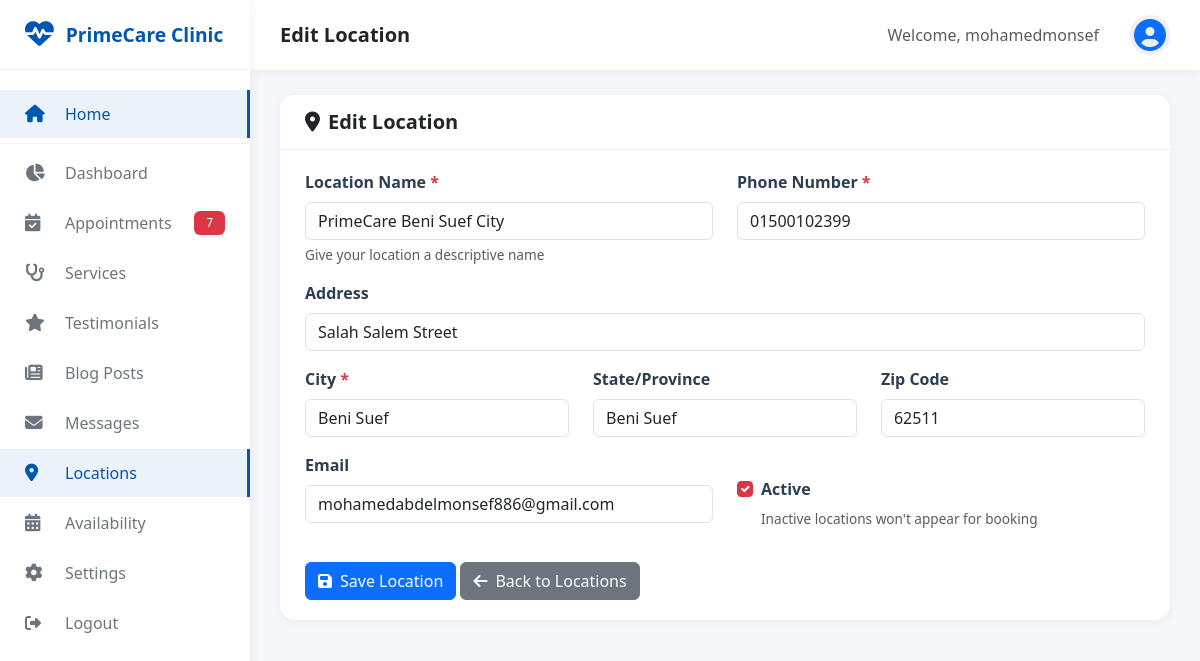
Screenshot of /dashboard/locations/1/edit/ (signed in) with the database file from the repository.
### core/models.py (models this page shows, shortened)
class SiteSettings(models.Model):
    site_name = models.CharField(max_length=100, default='Medical Clinic')
    site_logo = models.ImageField(upload_to='site/', blank=True, null=True)
    site_favicon = models.ImageField(upload_to='site/', blank=True, null=True)
    doctor_name = models.CharField(max_length=100)
    doctor_title = models.CharField(max_length=200)
    doctor_image = models.ImageField(upload_to='doctor/')
    doctor_biography = models.TextField()
    doctor_qualifications = models.TextField(help_text='Comma separated qualifications')
    doctor_experience = models.TextField()
    doctor_certifications = models.TextField(blank=True)
    doctor_achievements = models.TextField(blank=True)
    doctor_email = models.EmailField()
    doctor_phone = models.CharField(max_length=20)
    clinic_name = models.CharField(max_length=100)
    clinic_address = models.TextField()
    clinic_phone = models.CharField(max_length=20)
    clinic_email = models.EmailField()
    working_hours = models.TextField()
    google_maps_embed = models.TextField(blank=True, help_text='Google Maps embed URL')
    facebook_url = models.URLField(blank=True)
    twitter_url = models.URLField(blank=True)
    instagram_url = models.URLField(blank=True)
    linkedin_url = models.URLField(blank=True)
    youtube_url = models.URLField(blank=True)
    years_experience = models.IntegerField(default=0)
    happy_patients = models.IntegerField(default=0)
    operations_completed = models.IntegerField(default=0)
    awards_won = models.IntegerField(default=0)
    created_at = models.DateTimeField(auto_now_add=True)
    updated_at = models.DateTimeField(auto_now=True)
    class Meta:
        verbose_name = 'Site Setting'
        verbose_name_plural = 'Site Settings'

### appointments/models.py (models this page shows, shortened)
class ClinicLocation(models.Model):
    name = models.CharField(max_length=200, help_text="e.g., Main Branch, Downtown Clinic")
    address = models.TextField()
    city = models.CharField(max_length=100)
    state = models.CharField(max_length=100, blank=True)
    zip_code = models.CharField(max_length=20, blank=True)
    phone = models.CharField(max_length=20)
    email = models.EmailField(blank=True)
    latitude = models.DecimalField(max_digits=10, decimal_places=7, null=True, blank=True)
    longitude = models.DecimalField(max_digits=10, decimal_places=7, null=True, blank=True)
    is_active = models.BooleanField(default=True)
    created_at = models.DateTimeField(auto_now_add=True)
    updated_at = models.DateTimeField(auto_now=True)
    class Meta:
        ordering = ['city', 'name']

### dashboard/views.py (the view, shortened to what this page needs)
# urls.py: path('locations/<int:pk>/edit/', views.location_edit, name='location_edit'),
@login_required
def location_edit(request, pk):
    location = get_object_or_404(ClinicLocation, pk=pk)
    context = {
        'location': location,
        'title': 'Edit Location',
    }
    return render(request, 'dashboard/locations/form.html', context)

### core/context_processors.py (called while the page is built)
def site_settings(request):
    try:
        settings = SiteSettings.objects.first()
    except:
        settings = None
    services = Service.objects.filter(is_active=True)[:6] if settings else []
    latest_posts = BlogPost.objects.filter(is_published=True)[:3] if settings else []
    pending_count = 0
    try:
        pending_count = Appointment.objects.filter(status='pending').count()
    except:
        pass
    return {
        'site_settings': settings,
        'services_global': services,
        'latest_posts_global': latest_posts,
        'pending_appointments_count': pending_count,
        'current_language': get_language(),  # Add current language
    }

### dashboard/templates/dashboard/locations/form.html (shortened to what this page needs)
{% extends 'dashboard/base_dashboard.html' %}
{% load static %}
{% block page_title %}{{ title }}{% endblock %}
{% block content %}
<div class="card">
    <div class="card-header">
        <h5><i class="fas fa-map-marker-alt me-2"></i>{{ title }}</h5>
    </div>
    <div class="card-body">
        <form method="POST">
            <div class="row">
                <div class="col-md-6">
                    <div class="form-group mb-3">
                        <label for="name" class="form-label">Location Name <span class="text-danger">*</span></label>
                        <input type="text" name="name" id="name" class="form-control"
                               placeholder="e.g., Main Branch, Downtown Clinic"
                               value="{{ location.name|default:'' }}" required>
                        <div class="help-text text-muted small">Give your location a descriptive name</div>
                    </div>
                </div>
                <div class="col-md-6">
                    <div class="form-group mb-3">
                        <label for="phone" class="form-label">Phone Number <span class="text-danger">*</span></label>
                        <input type="text" name="phone" id="phone" class="form-control"
                               placeholder="+1 (555) 123-4567"
                               value="{{ location.phone|default:'' }}" required>
                    </div>
                </div>
            </div>
            <div class="row">
                <div class="col-md-12">
                    <div class="form-group mb-3">
                        <label for="address" class="form-label">Address</label>
                        <input type="text" name="address" id="address" class="form-control"
                               placeholder="123 Main Street"
                               value="{{ location.address|default:'' }}">
                    </div>
                </div>
            </div>
            <div class="row">
                <div class="col-md-4">
                    <div class="form-group mb-3">
                        <label for="city" class="form-label">City <span class="text-danger">*</span></label>
                        <input type="text" name="city" id="city" class="form-control"
                               placeholder="New York"
                               value="{{ location.city|default:'' }}" required>
                    </div>
                </div>
                <div class="col-md-4">
                    <div class="form-group mb-3">
                        <label for="state" class="form-label">State/Province</label>
                        <input type="text" name="state" id="state" class="form-control"
                               placeholder="NY"
                               value="{{ location.state|default:'' }}">
                    </div>
                </div>
                <div class="col-md-4">
                    <div class="form-group mb-3">
                        <label for="zip_code" class="form-label">Zip Code</label>
                        <input type="text" name="zip_code" id="zip_code" class="form-control"
                               placeholder="10001"
                               value="{{ location.zip_code|default:'' }}">
                    </div>
                </div>
            </div>
            <div class="row">
                <div class="col-md-6">
                    <div class="form-group mb-3">
                        <label for="email" class="form-label">Email</label>
                        <input type="email" name="email" id="email" class="form-control"
                               placeholder="info@clinic.com"
                               value="{{ location.email|default:'' }}">
                    </div>
                </div>
                <div class="col-md-6">
                    <div class="form-group mb-3">
                        <div class="form-check mt-4">
                            <input type="checkbox" name="is_active" id="is_active" class="form-check-input"
                                   {% if location.is_active or not location %}checked{% endif %}>
                            <label for="is_active" class="form-check-label">Active</label>
                            <div class="help-text text-muted small">Inactive locations won't appear for booking</div>
                        </div>
                    </div>
                </div>
            </div>
            <div class="mt-3">
                <button type="submit" class="btn btn-primary">
                    <i class="fas fa-save me-2"></i>Save Location
                </button>
                <a href="{% url 'dashboard:location_list' %}" class="btn btn-secondary">
                    <i class="fas fa-arrow-left me-2"></i>Back to Locations
                </a>
            </div>
        </form>
    </div>
</div>
{% endblock %}

### dashboard/templates/dashboard/base_dashboard.html (shortened to what this page needs)
<!DOCTYPE html>
<html lang="en">
<head>
    <link href="https://cdn.jsdelivr.net/npm/bootstrap@5.3.0/dist/css/bootstrap.min.css" rel="stylesheet">
    <link rel="stylesheet" href="https://cdnjs.cloudflare.com/ajax/libs/font-awesome/6.4.0/css/all.min.css">
    {% load static %}
    <link rel="stylesheet" href="{% static 'css/dashboard.css' %}">
</head>
<body>
    <div class="dashboard-wrapper">
        <nav class="sidebar">
            <div class="sidebar-brand">
                <i class="fas fa-heartbeat"></i>
                <h4>{{ site_settings.site_name|default:"Clinic" }}</h4>
            </div>
            <ul class="sidebar-menu">
                <li>
                    <a href="{% url 'core:home' %}" target="_blank" >
                        <i class="fas fa-home"></i>
                        <span>Home</span>
                    </a>
                </li>
                <li>
                    <a href="{% url 'dashboard:home' %}" class="{% if request.resolver_match.url_name == 'home' %}active{% endif %}">
                        <i class="fas fa-chart-pie"></i>
                        <span>Dashboard</span>
                    </a>
                </li>
                <li>
                    <a href="{% url 'dashboard:appointments' %}" class="{% if 'appointments' in request.path %}active{% endif %}">
                        <i class="fas fa-calendar-check"></i>
                        <span>Appointments</span>
                        {% if pending_appointments_count %}
                        <span class="badge bg-danger">{{ pending_appointments_count }}</span>
                        {% endif %}
                    </a>
                </li>
                <li>
                    <a href="{% url 'dashboard:services' %}" class="{% if 'services' in request.path %}active{% endif %}">
                        <i class="fas fa-stethoscope"></i>
                        <span>Services</span>
                    </a>
                </li>
                <li>
                    <a href="{% url 'dashboard:testimonials' %}" class="{% if 'testimonials' in request.path %}active{% endif %}">
                        <i class="fas fa-star"></i>
                        <span>Testimonials</span>
                    </a>
                </li>
                <li>
                    <a href="{% url 'dashboard:blog' %}" class="{% if 'blog' in request.path %}active{% endif %}">
                        <i class="fas fa-newspaper"></i>
                        <span>Blog Posts</span>
                    </a>
                </li>
                <li>
                    <a href="{% url 'dashboard:contacts' %}" class="{% if 'contacts' in request.path %}active{% endif %}">
                        <i class="fas fa-envelope"></i>
                        <span>Messages</span>
                    </a>
                </li>
                <li>
                    <a href="{% url 'dashboard:location_list' %}" class="{% if 'locations' in request.path %}active{% endif %}">
                        <i class="fas fa-map-marker-alt"></i>
                        <span>Locations</span>
                    </a>
                </li>
                <li>
                    <a href="{% url 'dashboard:availability_list' %}" class="{% if 'availability' in request.path %}active{% endif %}">
                        <i class="fas fa-calendar-alt"></i>
                        <span>Availability</span>
                    </a>
                </li>
                <li>
                    <a href="{% url 'dashboard:settings' %}" class="{% if 'settings' in request.path %}active{% endif %}">
                        <i class="fas fa-cog"></i>
                        <span>Settings</span>
                    </a>
                </li>
                <li>
                    <form method="POST" action="{% url 'accounts:logout' %}" style="display: inline; width: 100%;">
                        <button type="submit" class="btn btn-link" style="display: flex; align-items: center; padding: 12px 25px; color: #6c757d; text-decoration: none; transition: all 0.3s ease; width: 100%; border: none; background: none; text-align: left;">
                            <i class="fas fa-sign-out-alt" style="width: 25px; margin-right: 15px;"></i>
                            <span>Logout</span>
                        </button>
                    </form>
                </li>
            </ul>
        </nav>
        <div class="main-content">
            <header class="top-bar">
                <div class="top-bar-left">
                    <h5>{% block page_title %}Dashboard{% endblock %}</h5>
                </div>
                <div class="top-bar-right">
                    <span class="text-muted me-3">Welcome, {{ user.get_full_name|default:user.username }}</span>
                    <div class="admin-avatar">
                        <i class="fas fa-user-circle fa-2x text-primary"></i>
                    </div>
                </div>
            </header>
            <div class="page-content">
                {% block content %}{% endblock %}
            </div>
        </div>
    </div>
</body>
</html>

### static/css/dashboard.css (style rules this page uses)
:root { --primary-color: #0056b3; --secondary-color: #007bff; --sidebar-width: 250px; --sidebar-collapsed: 70px; --top-bar-height: 70px; }
.dashboard-wrapper { display: flex; min-height: 100vh; background: #f5f7fa; }
.sidebar { width: var(--sidebar-width); background: white; box-shadow: 2px 0 10px rgba(0,0,0,0.05); position: fixed; top: 0; left: 0; height: 100vh; overflow-y: auto; transition: all 0.3s ease; z-index: 1000; }
.sidebar-brand { padding: 20px 25px; border-bottom: 1px solid #f0f0f0; display: flex; align-items: center; gap: 12px; }
.sidebar-brand i { font-size: 1.8rem; color: var(--primary-color); }
.sidebar-brand h4 { margin: 0; font-weight: 700; color: var(--primary-color); font-size: 1.2rem; }
.sidebar-menu { list-style: none; padding: 20px 0; margin: 0; }
.sidebar-menu li { margin-bottom: 2px; }
.sidebar-menu li a { display: flex; align-items: center; padding: 12px 25px; color: #6c757d; text-decoration: none; transition: all 0.3s ease; position: relative; }
.sidebar-menu li a i { width: 25px; margin-right: 15px; font-size: 1.1rem; }
.sidebar-menu li a.active { background: rgba(0, 86, 179, 0.08); color: var(--primary-color); border-right: 3px solid var(--primary-color); }
.sidebar-menu li a .badge { margin-left: auto; }
.main-content { margin-left: var(--sidebar-width); flex: 1; min-height: 100vh; transition: all 0.3s ease; }
.top-bar { background: white; padding: 15px 30px; box-shadow: 0 2px 10px rgba(0,0,0,0.05); display: flex; justify-content: space-between; align-items: center; position: sticky; top: 0; z-index: 999; }
.top-bar-left { display: flex; align-items: center; gap: 20px; }
.top-bar-left h5 { margin: 0; font-weight: 600; }
.sidebar-menu li:first-child { border-bottom: 1px solid rgba(0,0,0,0.05); margin-bottom: 5px; padding-bottom: 5px; }
.top-bar-right { display: flex; align-items: center; gap: 15px; }
.admin-avatar { width: 40px; height: 40px; border-radius: 50%; background: #f0f0f0; display: flex; align-items: center; justify-content: center; }
.admin-avatar i { font-size: 2rem; }
.page-content { padding: 25px 30px; }
.card { border: none; border-radius: 15px; box-shadow: 0 2px 10px rgba(0,0,0,0.05); transition: all 0.3s ease; }
.card-header { background: white; border-bottom: 1px solid #f0f0f0; padding: 15px 25px; border-radius: 15px 15px 0 0 !important; }
.card-header h5 { margin: 0; font-weight: 600; }
.card-body { padding: 20px 25px; }
.badge { padding: 6px 12px; font-weight: 500; }
.form-group { margin-bottom: 25px; }
.form-group label { font-weight: 600; color: #2c3e50; margin-bottom: 8px; display: block; }
.form-group .help-text { font-size: 0.85rem; color: #6c757d; margin-top: 5px; }
.form-check-input:checked { background-color: #dc3545; border-color: #dc3545; }

### rows the page displays
SiteSettings: site_name "PrimeCare Clinic"
ClinicLocation: name "PrimeCare Beni Suef City", phone "01500102399", address "Salah Salem Street", city "Beni Suef", state "Beni Suef", zip_code "62511", email "mohamedabdelmonsef886@gmail.com", is_active "☑"

### other values shown
{{ pending_appointments_count }} "7"
{{ title }} "Edit Location"
{{ user.get_full_name|default:user.username }} "mohamedmonsef"
